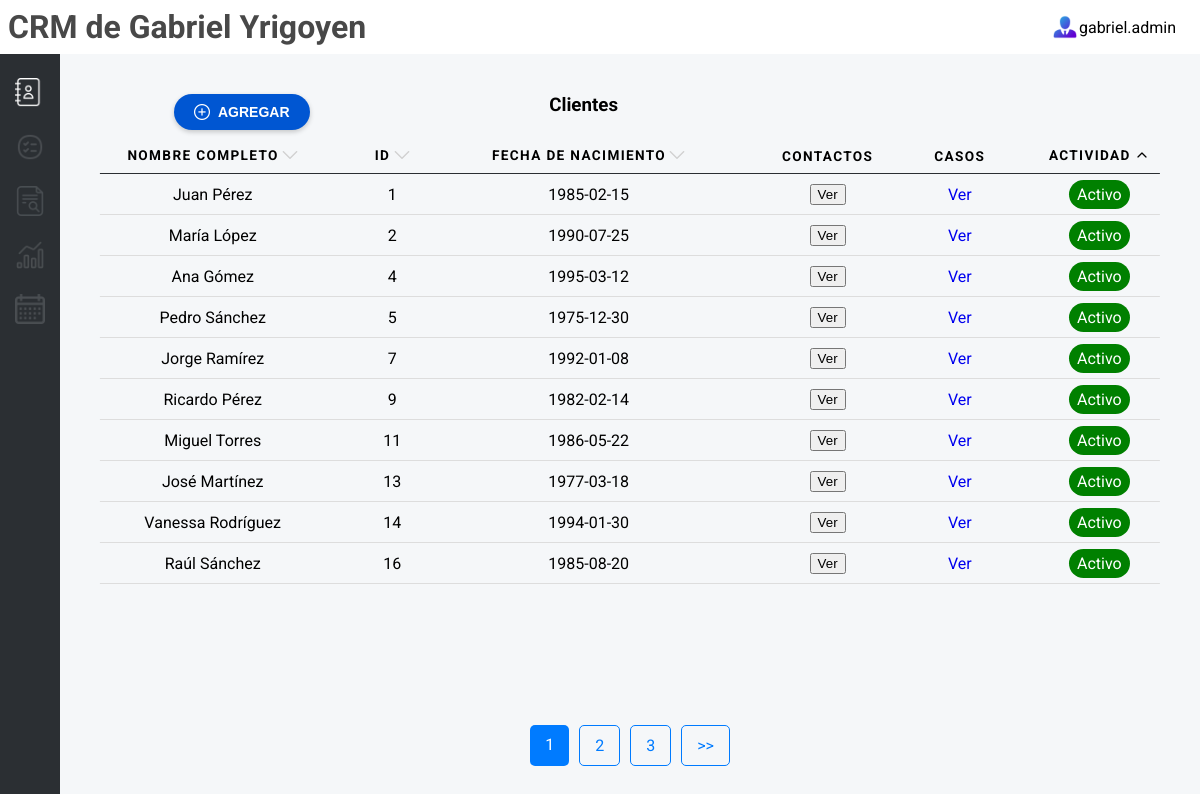
Screenshot of /contacts/page/1/estado_actividad/asc with the database file from the repository.
### tables this page shows
CREATE TABLE clientes (
            id INTEGER PRIMARY KEY AUTOINCREMENT,
            nombre_completo TEXT NOT NULL,
            telefono TEXT,
            email TEXT UNIQUE,
            preferencias TEXT,
            fecha_nacimiento TEXT,
            estado_actividad TEXT DEFAULT 'Inactivo',
            notas TEXT
        );

### app.py (the view)
@app.route('/contacts', defaults={'page': 1, 'order_by': 'nombre_completo', 'order_direction': 'asc'})
@app.route('/contacts/page/<int:page>/<order_by>/<order_direction>')
def contacts(page, order_by, order_direction):
    per_page = 10  # Número de registros por página
    offset = (page - 1) * per_page  # Calcular el desplazamiento
    clientes = get_records('clientes', order_by=order_by, order_direction=order_direction, limit=per_page, offset=offset)
    total_records = get_total_records('clientes')
    total_pages = (total_records + per_page - 1) // per_page  # Redondeo hacia arriba
    return render_template(
        "contacts.html",
        clientes=clientes,
        current_page=page,
        total_pages=total_pages,
        message="Clientes",
        order_by=order_by,
        order_direction=order_direction
    )

### db_connection.py (called while the page is built)
def conectar():
    try:
        print("Conexión exitosa a la base de datos")
        return sqlite3.connect('crm_law_firm.db')
    except sqlite3.Error as e:
        print(f"Error al conectar a la base de datos: {e}")
        return None

def get_total_records(table_name):
    conn = conectar()
    cursor = conn.cursor()
    query = f"SELECT COUNT(*) FROM {table_name}"
    cursor.execute(query)
    total_records = cursor.fetchone()[0]
    conn.close()
    return total_records

def get_records(table_name, order_by, order_direction='asc', limit=10, offset=0):
    conn = conectar()
    cursor = conn.cursor()
    if order_direction not in ['asc', 'desc']:
        order_direction = 'asc'
    query = f"SELECT * FROM {table_name} ORDER BY {order_by} {order_direction} LIMIT ? OFFSET ?"
    cursor.execute(query, (limit, offset))
    records = cursor.fetchall()
    conn.close()
    return records

### templates/contacts.html (shortened to what this page needs)
{% include 'header.html' %}
<div id="contacts-tools">
  <div class="dashboard-content">
    <div class="table-top">
      <button class="button-add" onclick="openModal()">
      <img src="{{ url_for('static', filename='add-white.png') }}" alt="Add">
      Agregar
    </button><h3>{{ message }}</h3></div>
    <table>
      <thead>
        <tr>
          <th scope="col">
            <span>Nombre Completo
              <a href="/contacts/page/{{ current_page }}/nombre_completo/{{ 'desc' if order_direction == 'asc' else 'asc' }}">
                <img class="filter" src="{{ url_for('static', filename='up.png') if order_direction == 'asc' and order_by == 'nombre_completo' else (url_for('static', filename='down.png') if order_direction == 'desc' and order_by == 'nombre_completo' else url_for('static', filename='arrow-grey.png')) }}
                " alt="Orden">
              </a>
            </span>
          </th>
          <th scope="col"><span>ID <a href="/contacts/page/{{ current_page }}/id/{{ 'desc' if order_by == 'id' and order_direction == 'asc' else 'asc' }}">
            <img class="filter" src="{{ url_for('static', filename='up.png') if order_direction == 'asc' and order_by == 'id' else (url_for('static', filename='down.png') if order_direction == 'desc' and order_by == 'id' else url_for('static', filename='arrow-grey.png')) }}
            " alt="Ordenar por Estado Actividad">
          </a></span></th>
          <th scope="col">
            <span>Fecha de Nacimiento <a href="/contacts/page/{{ current_page }}/fecha_nacimiento/{{ 'desc' if order_by == 'fecha_nacimiento' and order_direction == 'asc' else 'asc' }}">
              <img class="filter" src="{{ url_for('static', filename='up.png') if order_direction == 'asc' and order_by == 'fecha_nacimiento' else (url_for('static', filename='down.png') if order_direction == 'desc' and order_by == 'fecha_nacimiento' else url_for('static', filename='arrow-grey.png')) }}
              " alt="Ordenar por Estado Actividad">
            </a></span>
          </th>
          <th scope="col">Contactos</th>
          <th scope="col">Casos</th>
          <th scope="col"><span>Actividad <a href="/contacts/page/{{ current_page }}/estado_actividad/{{ 'desc' if order_by == 'estado_actividad' and order_direction == 'asc' else 'asc' }}">
            <img class="filter" src="{{ url_for('static', filename='up.png') if order_direction == 'asc' and order_by == 'estado_actividad' else (url_for('static', filename='down.png') if order_direction == 'desc' and order_by == 'estado_actividad' else url_for('static', filename='arrow-grey.png')) }}
            " alt="Ordenar por Estado Actividad">
          </a></span></th>
        </tr>
      </thead>
      <tbody>
        {% for cliente in clientes %}
        <tr>
          <td data-label="Nombre Completo">{{ cliente[1] }}</td>
          <td data-label="ID">{{ cliente[0] }}</td>
          <td data-label="Fecha de nacimiento">{{ cliente[5] }}</td>
          <td data-label="Contactos"><button class="verBtn" data-nombre="{{ cliente[1] }}"
              data-telefono="{{ cliente[2] }}" data-email="{{ cliente[3] }}">Ver</button></td>
          <td data-label="Casos"><a href="/casos/{{ cliente[1] }}">Ver</a></td>
          <td data-label="Actividad">
            <span class="estado {% if cliente[6] == 'Activo' %}verde{% else %}gris{% endif %}">
              {{ cliente[6] }}
            </span>
          </td>
        </tr>
        {% endfor %}
      </tbody>
    </table>
    <section class="pagination">
      {% for page in range(1, total_pages + 1) %}
        <a href="/contacts/page/{{ page }}/{{ order_by }}/{{ order_direction }}" class="{% if page == current_page %}active{% endif %}">
          {{ page }}
        </a>
      {% endfor %}
      {% if current_page < total_pages %}
        <a href="/contacts/page/{{ current_page + 1 }}/{{ order_by }}/{{ order_direction }}">>></a>
      {% endif %}
    </section>
  </div>
</div>
{% include 'footer.html' %}

### static/style.css (style rules this page uses)
body { background-color: #F5F7F9; font-family: "Roboto", sans-serif; height: 100vh; margin: 0; display: flex; flex-direction: column; }
a { text-decoration: none; }
th span { display: flex; justify-content: center; }
th span img { padding-left: 0.2rem; }
h3 { text-align: center; padding: 0 1vw; margin: 0 50% 0 0; justify-self: center; }
#contacts-tools { display: grid; }
.dashboard-content { display: flex; flex-direction: column; align-items: center; padding: 3vh 1vw; }
.estado { margin-top: 0.6rem; padding: 0.3rem 0.5rem; border-radius: 1rem; color: white; }
.verde { background-color: green; }
.filter { height: 1rem; width: auto; }
.button-add { display: flex; align-items: center; justify-content: center; align-self: flex-start; padding: 10px 20px; margin: 0 8.5vw 1vh; background-color: #0056D2; color: white; font-size: 14px; font-weight: bold; border: none; border-radius: 20px; cursor: pointer; text-transform: uppercase; box-shadow: 0 2px 5px rgba(0, 0, 0, 0.2); transition: background-color 0.3s ease, transform 0.2s ease; }
.button-add img { width: 16px; height: 16px; margin-right: 8px; }
.table-top { display: flex; flex-direction: row; margin-top: 2vh; width: 100%; justify-content: space-between; }
table { border-collapse: collapse; margin: 0; padding: 0; width: 100%; }
table tr { position: relative; }
table tr::before { content: ''; position: absolute; bottom: 0; left: 50%; width: 95%; height: 1.5px; background-color: #ddd; transform: translateX(-50%); }
table th, table td { padding: .625em; text-align: center; }
table th { font-size: .85em; letter-spacing: .1em; text-transform: uppercase; }
.pagination { margin-top: auto; justify-self: flex-end; display: flex; padding: 10px; }
.pagination a { padding: 10px 15px; margin: 0 5px; text-decoration: none; color: #007bff; border: 1px solid #007bff; border-radius: 5px; transition: background-color 0.3s; }
.pagination a.active { background-color: #007bff; color: white; border: none; }
*, *:before, *:after { -moz-box-sizing: border-box; -webkit-box-sizing: border-box; box-sizing: border-box; }
table thead tr::before { background-color: #2b2f33; }

### static/calendar.css (style rules this page uses)
*, *:before, *:after { -moz-box-sizing: border-box; -webkit-box-sizing: border-box; box-sizing: border-box; }

### rows the page displays
clientes: nombre_completo "Juan Pérez", id "1", fecha_nacimiento "1985-02-15", estado_actividad "Activo"
clientes: nombre_completo "María López", id "2", fecha_nacimiento "1990-07-25", estado_actividad "Activo"
clientes: nombre_completo "Ana Gómez", id "4", fecha_nacimiento "1995-03-12", estado_actividad "Activo"
clientes: nombre_completo "Pedro Sánchez", id "5", fecha_nacimiento "1975-12-30", estado_actividad "Activo"
clientes: nombre_completo "Jorge Ramírez", id "7", fecha_nacimiento "1992-01-08", estado_actividad "Activo"
clientes: nombre_completo "Ricardo Pérez", id "9", fecha_nacimiento "1982-02-14", estado_actividad "Activo"
clientes: nombre_completo "Miguel Torres", id "11", fecha_nacimiento "1986-05-22", estado_actividad "Activo"
clientes: nombre_completo "José Martínez", id "13", fecha_nacimiento "1977-03-18", estado_actividad "Activo"
clientes: nombre_completo "Vanessa Rodríguez", id "14", fecha_nacimiento "1994-01-30", estado_actividad "Activo"
clientes: nombre_completo "Raúl Sánchez", id "16", fecha_nacimiento "1985-08-20", estado_actividad "Activo"

### other values shown
{{ message }} "Clientes"
{{ page }} "1" "2" "3"
